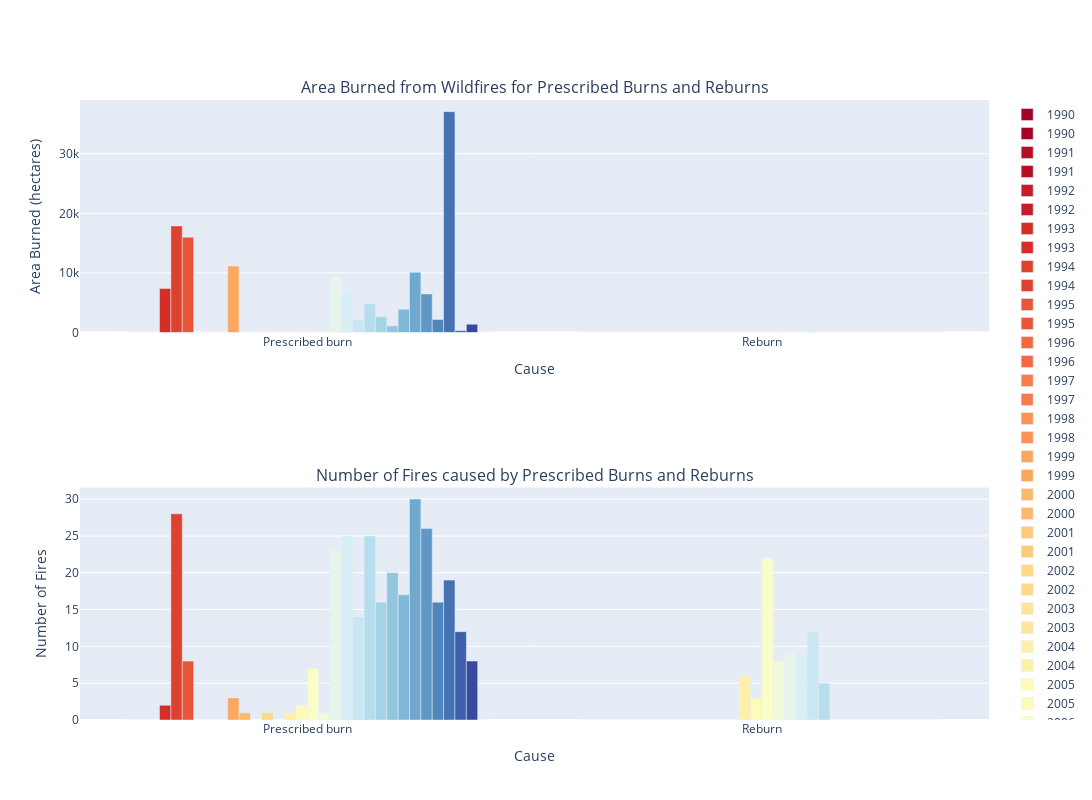

Notebook cell for this chart:
### Markdown cell above
Due to sheer scale of wildfires started by `Human Activity` and `Lightning`, let's only look at `Prescribed Burns` and `Reburns` in order to visualize any noticeable trends.

### Code cell
burn_reburn = areabygroup_causes.iloc[:-1, :]
burn_reburn = burn_reburn.tail(2)
num_burn_reburn = numfiresbygroup_causes.iloc[:-1, :]
num_burn_reburn = num_burn_reburn.tail(2)

burns = make_subplots(rows=2, cols=1, subplot_titles=['Area Burned from Wildfires for Prescribed Burns and Reburns', 'Number of Fires caused by Prescribed Burns and Reburns'])

for i in range(1990,2022):

    burns.add_bar(x=burn_reburn['Cause'], y=burn_reburn[i], name=i, marker=dict(color=color_map[i]), row=1, col=1)
    burns.add_bar(x=num_burn_reburn['Cause'], y=num_burn_reburn[i], name=i, marker=dict(color=color_map[i]), row=2, col=1)

burns.update_layout(height=800, width=1780)
burns.update_xaxes(title_text='Cause', row=1, col=1)
burns.update_xaxes(title_text='Cause', row=2, col=1)
burns.update_yaxes(title_text='Area Burned (hectares)', row=1, col=1)
burns.update_yaxes(title_text='Number of Fires', row=2, col=1).show()

### Figure 1 — Plotly figure (JSON) as saved in the notebook; plotly's stock layout.template omitted (floating-point values rounded to 4 significant figures)
{"data": [{"marker": {"color": "#a50026"}, "name": "1990", "type": "bar", "x": ["Prescribed burn", "Reburn"], "xaxis": "x", "y": [0, 0], "yaxis": "y"}, {"marker": {"color": "#a50026"}, "name": "1990", "type": "bar", "x": ["Prescribed burn", "Reburn"], "xaxis": "x2", "y": [0, 0], "yaxis": "y2"}, {"marker": {"color": "#b50f26"}, "name": "1991", "type": "bar", "x": ["Prescribed burn", "Reburn"], "xaxis": "x", "y": [0, 0], "yaxis": "y"}, {"marker": {"color": "#b50f26"}, "name": "1991", "type": "bar", "x": ["Prescribed burn", "Reburn"], "xaxis": "x2", "y": [0, 0], "yaxis": "y2"}, {"marker": {"color": "#c51e26"}, "name": "1992", "type": "bar", "x": ["Prescribed burn", "Reburn"], "xaxis": "x", "y": [0, 0], "yaxis": "y"}, {"marker": {"color": "#c51e26"}, "name": "1992", "type": "bar", "x": ["Prescribed burn", "Reburn"], "xaxis": "x2", "y": [0, 0], "yaxis": "y2"}, {"marker": {"color": "#d52e26"}, "name": "1993", "type": "bar", "x": ["Prescribed burn", "Reburn"], "xaxis": "x", "y": [7400, 0], "yaxis": "y"}, {"marker": {"color": "#d52e26"}, "name": "1993", "type": "bar", "x": ["Prescribed burn", "Reburn"], "xaxis": "x2", "y": [2, 0], "yaxis": "y2"}, {"marker": {"color": "#df412f"}, "name": "1994", "type": "bar", "x": ["Prescribed burn", "Reburn"], "xaxis": "x", "y": [17882, 0], "yaxis": "y"}, {"marker": {"color": "#df412f"}, "name": "1994", "type": "bar", "x": ["Prescribed burn", "Reburn"], "xaxis": "x2", "y": [28, 0], "yaxis": "y2"}, {"marker": {"color": "#e85538"}, "name": "1995", "type": "bar", "x": ["Prescribed burn", "Reburn"], "xaxis": "x", "y": [15997, 0], "yaxis": "y"}, {"marker": {"color": "#e85538"}, "name": "1995", "type": "bar", "x": ["Prescribed burn", "Reburn"], "xaxis": "x2", "y": [8, 0], "yaxis": "y2"}, {"marker": {"color": "#f26941"}, "name": "1996", "type": "bar", "x": ["Prescribed burn", "Reburn"], "xaxis": "x", "y": [0, 0], "yaxis": "y"}, {"marker": {"color": "#f26941"}, "name": "1996", "type": "bar", "x": ["Prescribed burn", "Reburn"], "xaxis": "x2", "y": [0, 0], "yaxis": "y2"}, {"marker": {"color": "#f67d4a"}, "name": "1997", "type": "bar", "x": ["Prescribed burn", "Reburn"], "xaxis": "x", "y": [0, 0], "yaxis": "y"}, {"marker": {"color": "#f67d4a"}, "name": "1997", "type": "bar", "x": ["Prescribed burn", "Reburn"], "xaxis": "x2", "y": [0, 0], "yaxis": "y2"}, {"marker": {"color": "#f99254"}, "name": "1998", "type": "bar", "x": ["Prescribed burn", "Reburn"], "xaxis": "x", "y": [0, 0], "yaxis": "y"}, {"marker": {"color": "#f99254"}, "name": "1998", "type": "bar", "x": ["Prescribed burn", "Reburn"], "xaxis": "x2", "y": [0, 0], "yaxis": "y2"}, {"marker": {"color": "#fca75e"}, "name": "1999", "type": "bar", "x": ["Prescribed burn", "Reburn"], "xaxis": "x", "y": [11158, 0], "yaxis": "y"}, {"marker": {"color": "#fca75e"}, "name": "1999", "type": "bar", "x": ["Prescribed burn", "Reburn"], "xaxis": "x2", "y": [3, 0], "yaxis": "y2"}, {"marker": {"color": "#fdb96b"}, "name": "2000", "type": "bar", "x": ["Prescribed burn", "Reburn"], "xaxis": "x", "y": [18, 0], "yaxis": "y"}, {"marker": {"color": "#fdb96b"}, "name": "2000", "type": "bar", "x": ["Prescribed burn", "Reburn"], "xaxis": "x2", "y": [1, 0], "yaxis": "y2"}, {"marker": {"color": "#fdc97a"}, "name": "2001", "type": "bar", "x": ["Prescribed burn", "Reburn"], "xaxis": "x", "y": [0, 0], "yaxis": "y"}, {"marker": {"color": "#fdc97a"}, "name": "2001", "type": "bar", "x": ["Prescribed burn", "Reburn"], "xaxis": "x2", "y": [0, 0], "yaxis": "y2"}, {"marker": {"color": "#fdd989"}, "name": "2002", "type": "bar", "x": ["Prescribed burn", "Reburn"], "xaxis": "x", "y": [7, 0], "yaxis": "y"}, {"marker": {"color": "#fdd989"}, "name": "2002", "type": "bar", "x": ["Prescribed burn", "Reburn"], "xaxis": "x2", "y": [1, 0], "yaxis": "y2"}, {"marker": {"color": "#fee599"}, "name": "2003", "type": "bar", "x": ["Prescribed burn", "Reburn"], "xaxis": "x", "y": [0, 0], "yaxis": "y"}, {"marker": {"color": "#fee599"}, "name": "2003", "type": "bar", "x": ["Prescribed burn", "Reburn"], "xaxis": "x2", "y": [0, 0], "yaxis": "y2"}, {"marker": {"color": "#fef0a8"}, "name": "2004", "type": "bar", "x": ["Prescribed burn", "Reburn"], "xaxis": "x", "y": [0, 41], "yaxis": "y"}, {"marker": {"color": "#fef0a8"}, "name": "2004", "type": "bar", "x": ["Prescribed burn", "Reburn"], "xaxis": "x2", "y": [1, 6], "yaxis": "y2"}, {"marker": {"color": "#fefab7"}, "name": "2005", "type": "bar", "x": ["Prescribed burn", "Reburn"], "xaxis": "x", "y": [4, 0], "yaxis": "y"}, {"marker": {"color": "#fefab7"}, "name": "2005", "type": "bar", "x": ["Prescribed burn", "Reburn"], "xaxis": "x2", "y": [2, 3], "yaxis": "y2"}, {"marker": {"color": "#fafdc8"}, "name": "2006", "type": "bar", "x": ["Prescribed burn", "Reburn"], "xaxis": "x", "y": [2, 33], "yaxis": "y"}, {"marker": {"color": "#fafdc8"}, "name": "2006", "type": "bar", "x": ["Prescribed burn", "Reburn"], "xaxis": "x2", "y": [7, 22], "yaxis": "y2"}, {"marker": {"color": "#f0f9da"}, "name": "2007", "type": "bar", "x": ["Prescribed burn", "Reburn"], "xaxis": "x", "y": [25, 1], "yaxis": "y"}, {"marker": {"color": "#f0f9da"}, "name": "2007", "type": "bar", "x": ["Prescribed burn", "Reburn"], "xaxis": "x2", "y": [1, 8], "yaxis": "y2"}, {"marker": {"color": "#e6f5ec"}, "name": "2008", "type": "bar", "x": ["Prescribed burn", "Reburn"], "xaxis": "x", "y": [9297, 8], "yaxis": "y"}, {"marker": {"color": "#e6f5ec"}, "name": "2008", "type": "bar", "x": ["Prescribed burn", "Reburn"], "xaxis": "x2", "y": [23, 9], "yaxis": "y2"}, {"marker": {"color": "#d9eff6"}, "name": "2009", "type": "bar", "x": ["Prescribed burn", "Reburn"], "xaxis": "x", "y": [7000, 6], "yaxis": "y"}, {"marker": {"color": "#d9eff6"}, "name": "2009", "type": "bar", "x": ["Prescribed burn", "Reburn"], "xaxis": "x2", "y": [25, 9], "yaxis": "y2"}, {"marker": {"color": "#c8e7f1"}, "name": "2010", "type": "bar", "x": ["Prescribed burn", "Reburn"], "xaxis": "x", "y": [2112, 139], "yaxis": "y"}, {"marker": {"color": "#c8e7f1"}, "name": "2010", "type": "bar", "x": ["Prescribed burn", "Reburn"], "xaxis": "x2", "y": [14, 12], "yaxis": "y2"}, {"marker": {"color": "#b6deec"}, "name": "2011", "type": "bar", "x": ["Prescribed burn", "Reburn"], "xaxis": "x", "y": [4816, 0], "yaxis": "y"}, {"marker": {"color": "#b6deec"}, "name": "2011", "type": "bar", "x": ["Prescribed burn", "Reburn"], "xaxis": "x2", "y": [25, 5], "yaxis": "y2"}, {"marker": {"color": "#a5d4e6"}, "name": "2012", "type": "bar", "x": ["Prescribed burn", "Reburn"], "xaxis": "x", "y": [2627, 0], "yaxis": "y"}, {"marker": {"color": "#a5d4e6"}, "name": "2012", "type": "bar", "x": ["Prescribed burn", "Reburn"], "xaxis": "x2", "y": [16, 0], "yaxis": "y2"}, {"marker": {"color": "#93c6de"}, "name": "2013", "type": "bar", "x": ["Prescribed burn", "Reburn"], "xaxis": "x", "y": [1122, 0], "yaxis": "y"}, {"marker": {"color": "#93c6de"}, "name": "2013", "type": "bar", "x": ["Prescribed burn", "Reburn"], "xaxis": "x2", "y": [20, 0], "yaxis": "y2"}, {"marker": {"color": "#82b8d7"}, "name": "2014", "type": "bar", "x": ["Prescribed burn", "Reburn"], "xaxis": "x", "y": [3898, 0], "yaxis": "y"}, {"marker": {"color": "#82b8d7"}, "name": "2014", "type": "bar", "x": ["Prescribed burn", "Reburn"], "xaxis": "x2", "y": [17, 0], "yaxis": "y2"}, {"marker": {"color": "#70a9cf"}, "name": "2015", "type": "bar", "x": ["Prescribed burn", "Reburn"], "xaxis": "x", "y": [10105, 0], "yaxis": "y"}, {"marker": {"color": "#70a9cf"}, "name": "2015", "type": "bar", "x": ["Prescribed burn", "Reburn"], "xaxis": "x2", "y": [30, 0], "yaxis": "y2"}, {"marker": {"color": "#6197c5"}, "name": "2016", "type": "bar", "x": ["Prescribed burn", "Reburn"], "xaxis": "x", "y": [6480, 0], "yaxis": "y"}, {"marker": {"color": "#6197c5"}, "name": "2016", "type": "bar", "x": ["Prescribed burn", "Reburn"], "xaxis": "x2", "y": [26, 0], "yaxis": "y2"}, {"marker": {"color": "#5285bc"}, "name": "2017", "type": "bar", "x": ["Prescribed burn", "Reburn"], "xaxis": "x", "y": [2190, 0], "yaxis": "y"}, {"marker": {"color": "#5285bc"}, "name": "2017", "type": "bar", "x": ["Prescribed burn", "Reburn"], "xaxis": "x2", "y": [16, 0], "yaxis": "y2"}, {"marker": {"color": "#4472b3"}, "name": "2018", "type": "bar", "x": ["Prescribed burn", "Reburn"], "xaxis": "x", "y": [37076, 0], "yaxis": "y"}, {"marker": {"color": "#4472b3"}, "name": "2018", "type": "bar", "x": ["Prescribed burn", "Reburn"], "xaxis": "x2", "y": [19, 0], "yaxis": "y2"}, {"marker": {"color": "#3d5ea9"}, "name": "2019", "type": "bar", "x": ["Prescribed burn", "Reburn"], "xaxis": "x", "y": [308, 0], "yaxis": "y"}, {"marker": {"color": "#3d5ea9"}, "name": "2019", "type": "bar", "x": ["Prescribed burn", "Reburn"], "xaxis": "x2", "y": [12, 0], "yaxis": "y2"}, {"marker": {"color": "#374a9f"}, "name": "2020", "type": "bar", "x": ["Prescribed burn", "Reburn"], "xaxis": "x", "y": [1392, 0], "yaxis": "y"}, {"marker": {"color": "#374a9f"}, "name": "2020", "type": "bar", "x": ["Prescribed burn", "Reburn"], "xaxis": "x2", "y": [8, 0], "yaxis": "y2"}, {"marker": {"color": "#313695"}, "name": "2021", "type": "bar", "x": ["Prescribed burn", "Reburn"], "xaxis": "x", "y": [0, 0], "yaxis": "y"}, {"marker": {"color": "#313695"}, "name": "2021", "type": "bar", "x": ["Prescribed burn", "Reburn"], "xaxis": "x2", "y": [0, 0], "yaxis": "y2"}], "layout": {"annotations": [{"font": {"size": 16}, "showarrow": false, "text": "Area Burned from Wildfires for Prescribed Burns and Reburns", "x": 0.5, "xanchor": "center", "xref": "paper", "y": 1, "yanchor": "bottom", "yref": "paper"}, {"font": {"size": 16}, "showarrow": false, "text": "Number of Fires caused by Prescribed Burns and Reburns", "x": 0.5, "xanchor": "center", "xref": "paper", "y": 0.375, "yanchor": "bottom", "yref": "paper"}], "height": 800, "width": 1780, "xaxis": {"anchor": "y", "domain": [0, 1], "title": {"text": "Cause"}}, "xaxis2": {"anchor": "y2", "domain": [0, 1], "title": {"text": "Cause"}}, "yaxis": {"anchor": "x", "domain": [0.625, 1], "title": {"text": "Area Burned (hectares)"}}, "yaxis2": {"anchor": "x2", "domain": [0, 0.375], "title": {"text": "Number of Fires"}}}}
